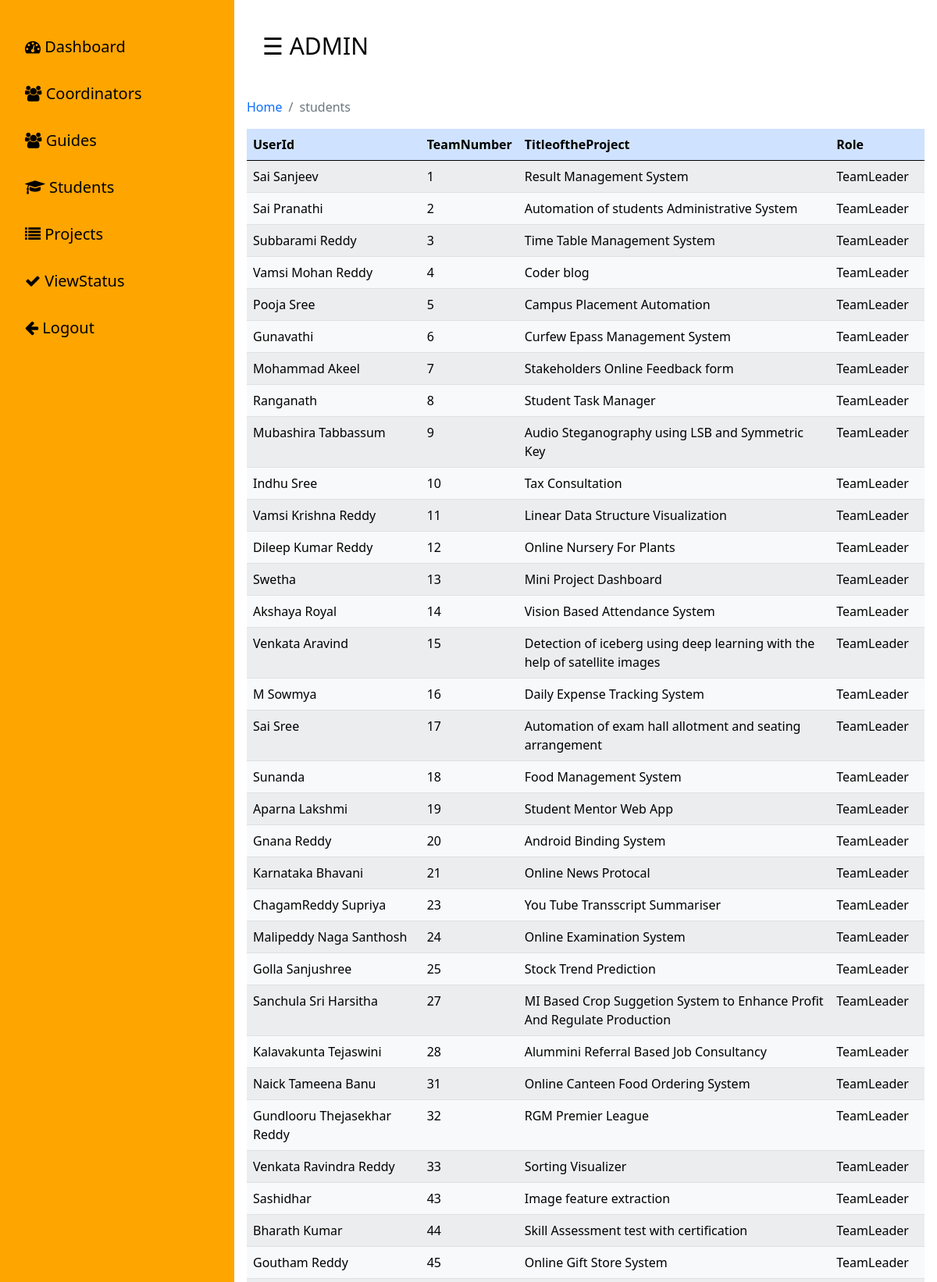
The page /admin/student.php (upper part) on the database its author committed.
### tables this page shows
CREATE TABLE `teamleader` (
  `TeamNumber` int(11) NOT NULL,
  `UserId` varchar(30) NOT NULL,
  `Password` varchar(20) NOT NULL,
  `TitleoftheProject` varchar(256) NOT NULL,
  `Role` varchar(20) NOT NULL DEFAULT 'TeamLeader'
);

### admin/student.php (the view, shortened to what this page needs)
<?php
include('includes/header.php');
?>
<nav aria-label="breadcrumb">
  <ol class="breadcrumb">
    <li class="breadcrumb-item"><a href="dashboard.php">Home</a></li>
    <li class="breadcrumb-item active" aria-current="page">students</li>
  </ol>
</nav>
<table class="table table-success table-striped">
  <thead class="table-primary" border="5px">
    <tr >
        <th>UserId</th>
        <th>TeamNumber</th>
        <th>TitleoftheProject</th>
        <th>Role</th>
    </tr>
  </thead>
  <tbody class="table-light">
      <?php
        $query="SELECT * FROM teamleader";
        $query_run = mysqli_query($conn,$query);
        while($row = mysqli_fetch_assoc($query_run))
        {
           ?>
           <tr>
              <td><?php echo $row['UserId'] ?></td>
               <td><?php echo $row['TeamNumber'] ?></td>
               <td><?php echo $row['TitleoftheProject'] ?></td>
               <td><?php echo $row['Role'] ?></td>
           </tr>
      <?php  }
      ?>
  </tbody>
</table>

### admin/style.css (style rules this page uses)
body { margin:0px; padding: 0px; background-color:#FDFEFE ; overflow: hidden; font-family: system-ui; }

### admin/includes/header.php (style rules this page uses)
a { text-decoration:none; }

### rows shown on the page
teamleader: UserId "Sai Sanjeev", TeamNumber "1", TitleoftheProject "Result Management System", Role "TeamLeader"
teamleader: UserId "Sai Pranathi", TeamNumber "2", TitleoftheProject "Automation of students Administrative System", Role "TeamLeader"
teamleader: UserId "Subbarami Reddy", TeamNumber "3", TitleoftheProject "Time Table Management System", Role "TeamLeader"
teamleader: UserId "Vamsi Mohan Reddy", TeamNumber "4", TitleoftheProject "Coder blog", Role "TeamLeader"
teamleader: UserId "Pooja Sree", TeamNumber "5", TitleoftheProject "Campus Placement Automation", Role "TeamLeader"
teamleader: UserId "Gunavathi", TeamNumber "6", TitleoftheProject "Curfew Epass Management System", Role "TeamLeader"
teamleader: UserId "Mohammad Akeel", TeamNumber "7", TitleoftheProject "Stakeholders Online Feedback form", Role "TeamLeader"
teamleader: UserId "Ranganath", TeamNumber "8", TitleoftheProject "Student Task Manager", Role "TeamLeader"
teamleader: UserId "Mubashira Tabbassum", TeamNumber "9", TitleoftheProject "Audio Steganography using LSB and Symmetric Key", Role "TeamLeader"
teamleader: UserId "Indhu Sree", TeamNumber "10", TitleoftheProject "Tax Consultation", Role "TeamLeader"
teamleader: UserId "Vamsi Krishna Reddy", TeamNumber "11", TitleoftheProject "Linear Data Structure Visualization", Role "TeamLeader"
teamleader: UserId "Dileep Kumar Reddy", TeamNumber "12", TitleoftheProject "Online Nursery For Plants", Role "TeamLeader"
teamleader: UserId "Swetha", TeamNumber "13", TitleoftheProject "Mini Project Dashboard", Role "TeamLeader"
teamleader: UserId "Akshaya Royal", TeamNumber "14", TitleoftheProject "Vision Based Attendance System", Role "TeamLeader"
teamleader: UserId "Venkata Aravind", TeamNumber "15", TitleoftheProject "Detection of iceberg using deep learning with the help of satellite images", Role "TeamLeader"
teamleader: UserId "M Sowmya", TeamNumber "16", TitleoftheProject "Daily Expense Tracking System", Role "TeamLeader"
teamleader: UserId "Sai Sree", TeamNumber "17", TitleoftheProject "Automation of exam hall allotment and seating arrangement", Role "TeamLeader"
teamleader: UserId "Sunanda", TeamNumber "18", TitleoftheProject "Food Management System", Role "TeamLeader"
teamleader: UserId "Aparna Lakshmi", TeamNumber "19", TitleoftheProject "Student Mentor Web App", Role "TeamLeader"
teamleader: UserId "Gnana Reddy", TeamNumber "20", TitleoftheProject "Android Binding System", Role "TeamLeader"
teamleader: UserId "Karnataka Bhavani", TeamNumber "21", TitleoftheProject "Online News Protocal", Role "TeamLeader"
teamleader: UserId "ChagamReddy Supriya", TeamNumber "23", TitleoftheProject "You Tube Transscript Summariser", Role "TeamLeader"
teamleader: UserId "Malipeddy Naga Santhosh", TeamNumber "24", TitleoftheProject "Online Examination System", Role "TeamLeader"
teamleader: UserId "Golla Sanjushree", TeamNumber "25", TitleoftheProject "Stock Trend Prediction", Role "TeamLeader"
teamleader: UserId "Sanchula Sri Harsitha", TeamNumber "27", TitleoftheProject "MI Based Crop Suggetion System to Enhance Profit And Regulate Production", Role "TeamLeader"
teamleader: UserId "Kalavakunta Tejaswini", TeamNumber "28", TitleoftheProject "Alummini Referral Based Job Consultancy", Role "TeamLeader"
teamleader: UserId "Naick Tameena Banu", TeamNumber "31", TitleoftheProject "Online Canteen Food Ordering System", Role "TeamLeader"
teamleader: UserId "Gundlooru Thejasekhar Reddy", TeamNumber "32", TitleoftheProject "RGM Premier League", Role "TeamLeader"
teamleader: UserId "Venkata Ravindra Reddy", TeamNumber "33", TitleoftheProject "Sorting Visualizer", Role "TeamLeader"
teamleader: UserId "Sashidhar", TeamNumber "43", TitleoftheProject "Image feature extraction", Role "TeamLeader"
teamleader: UserId "Bharath Kumar", TeamNumber "44", TitleoftheProject "Skill Assessment test with certification", Role "TeamLeader"
teamleader: UserId "Goutham Reddy", TeamNumber "45", TitleoftheProject "Online Gift Store System", Role "TeamLeader"
